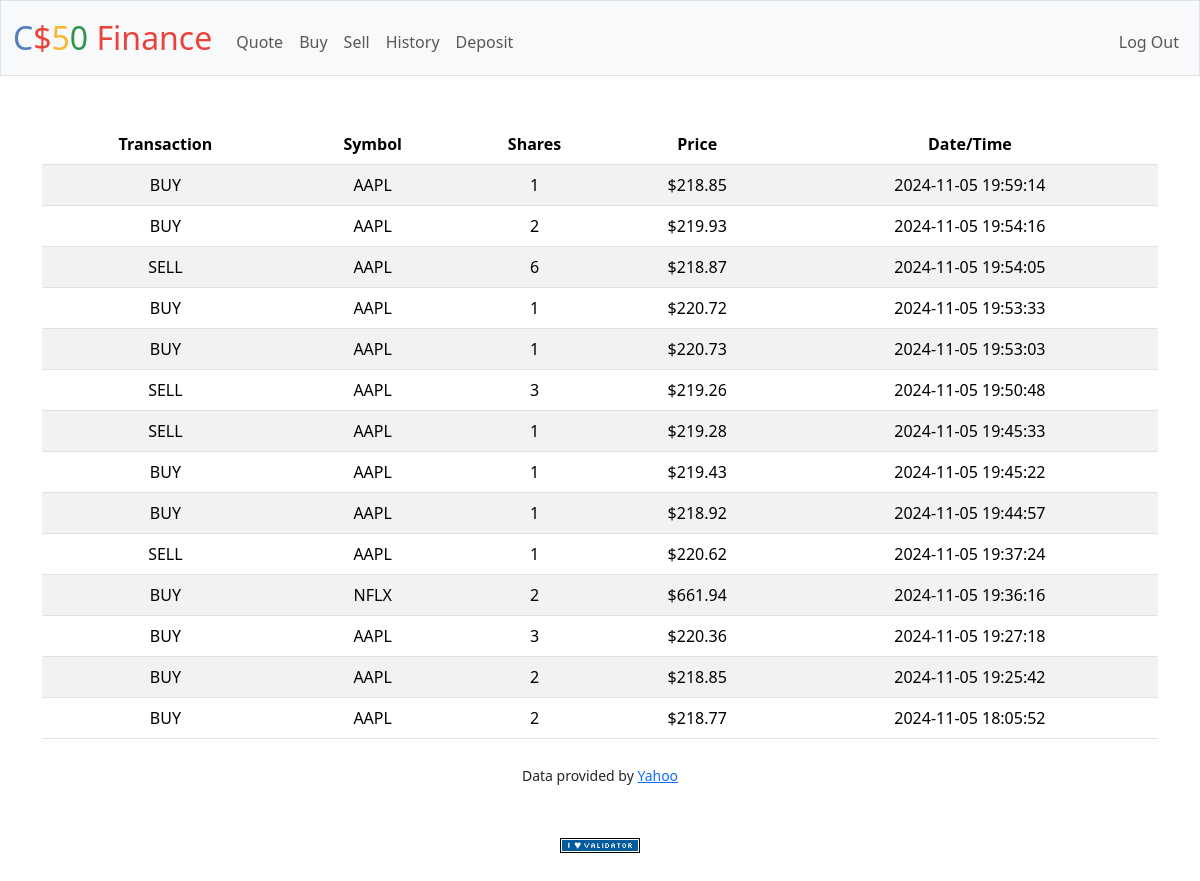
The app's page /history (signed in) with its own data.
### tables this page shows
CREATE TABLE transactions (
    id INTEGER PRIMARY KEY AUTOINCREMENT,
    user_id INTEGER NOT NULL,
    symbol TEXT NOT NULL,
    shares INTEGER NOT NULL,
    price NUMERIC NOT NULL,
    transacted TIMESTAMP DEFAULT CURRENT_TIMESTAMP,
    FOREIGN KEY (user_id) REFERENCES users(id)
);

### app.py (the view)
@app.route("/history")
@login_required
def history():
    transactions = db.execute("""
        SELECT symbol, shares, price, transacted
        FROM transactions
        WHERE user_id = ?
        ORDER BY transacted DESC
        """, session["user_id"])
    return render_template("history.html", transactions=transactions)

### app.py (called while the page is built)
@app.after_request
def after_request(response):
    response.headers["Cache-Control"] = "no-cache, no-store, must-revalidate"
    response.headers["Expires"] = 0
    response.headers["Pragma"] = "no-cache"
    return response

### helpers.py (called while the page is built)
def login_required(f):
    @wraps(f)
    def decorated_function(*args, **kwargs):
        if session.get("user_id") is None:
            return redirect("/login")
        return f(*args, **kwargs)
    return decorated_function

def usd(value):
    return f"${value:,.2f}"

### templates/history.html (shortened to what this page needs)
{% extends "layout.html" %}
{% block main %}
    <table class="table table-striped text-center">
        <thead>
            <tr>
                <th scope="col">Transaction</th>
                <th scope="col">Symbol</th>
                <th scope="col">Shares</th>
                <th scope="col">Price</th>
                <th scope="col">Date/Time</th>
            </tr>
        </thead>
        <tbody>
            {% for transaction in transactions %}
            <tr>
                <td>
                    {% if transaction.shares > 0 %}
                        BUY
                    {% else %}
                        SELL
                    {% endif %}
                </td>
                <td>{{ transaction.symbol }}</td>
                <td>{{ transaction.shares | abs }}</td>
                <td>{{ transaction.price | usd }}</td>
                <td>{{ transaction.transacted }}</td>
            </tr>
            {% endfor %}
        </tbody>
    </table>
    <footer class="text-center mt-4">
        <small>Data provided by <a href="https://finance.yahoo.com">Yahoo</a></small>
    </footer>
{% endblock %}

### templates/layout.html (shortened to what this page needs)
<!DOCTYPE html>
<html lang="en">
    <head>
        <link href="https://cdn.jsdelivr.net/npm/bootstrap@5.3.3/dist/css/bootstrap.min.css" rel="stylesheet">
        <link href="/static/styles.css" rel="stylesheet">
    </head>
    <body>
        <nav class="bg-light border navbar navbar-expand-md navbar-light">
            <div class="container-fluid">
                <a class="navbar-brand" href="/"><span class="blue">C</span><span class="red">$</span><span class="yellow">5</span><span class="green">0</span> <span class="red">Finance</span></a>
                <div class="collapse navbar-collapse" id="navbar">
                    {% if session["user_id"] %}
                        <ul class="navbar-nav me-auto mt-2">
                            <li class="nav-item"><a class="nav-link" href="/quote">Quote</a></li>
                            <li class="nav-item"><a class="nav-link" href="/buy">Buy</a></li>
                            <li class="nav-item"><a class="nav-link" href="/sell">Sell</a></li>
                            <li class="nav-item"><a class="nav-link" href="/history">History</a></li>
                            <li class="nav-item"><a class="nav-link" href="/deposit">Deposit</a></li>
                        </ul>
                        <ul class="navbar-nav ms-auto mt-2">
                            <li class="nav-item"><a class="nav-link" href="/logout">Log Out</a></li>
                        </ul>
                    {% else %}
                        <ul class="navbar-nav ms-auto mt-2">
                            <li class="nav-item"><a class="nav-link" href="/register">Register</a></li>
                            <li class="nav-item"><a class="nav-link" href="/login">Log In</a></li>
                        </ul>
                    {% endif %}
                </div>
            </div>
        </nav>
        <main class="container py-5 text-center">
            {% block main %}{% endblock %}
        </main>
        <footer class="mb-5">
            <form action="https://validator.w3.org/check" class="text-center" enctype="multipart/form-data" method="post" target="_blank">
                <input alt="Validate" src="/static/I_heart_validator.png" type="image">
            </form>
        </footer>
    </body>
</html>

### static/styles.css (style rules this page uses)
nav .navbar-brand { font-size: xx-large; }
nav .navbar-brand .blue { color: #537fbe; }
nav .navbar-brand .red { color: #ea433b; }
nav .navbar-brand .yellow { color: #f5b82e; }
nav .navbar-brand .green { color: #2e944b; }

### records on screen
transactions: shows "BUY"
transactions: shows "BUY"
transactions: shows "SELL"
transactions: shows "BUY"
transactions: shows "BUY"
transactions: shows "SELL"
transactions: shows "SELL"
transactions: shows "BUY"
transactions: shows "BUY"
transactions: shows "SELL"
transactions: shows "BUY"
transactions: shows "BUY"
transactions: shows "BUY"
transactions: shows "BUY"
